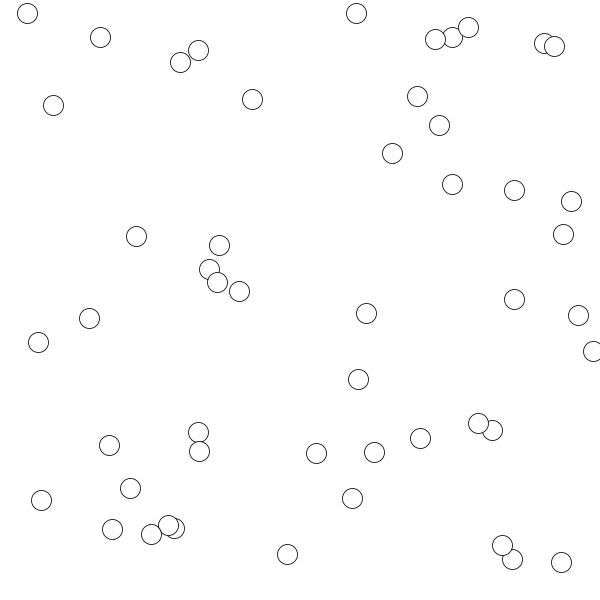
Frame 1 (no input)
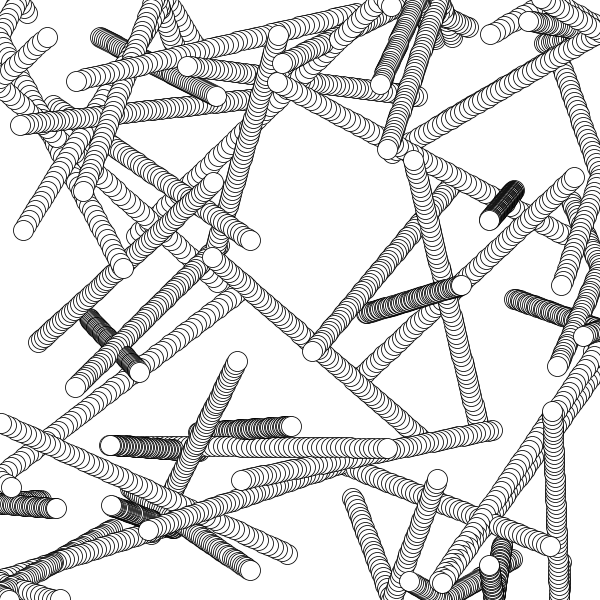
Frame 60 (the mouse pressed at the canvas centre just before this capture)
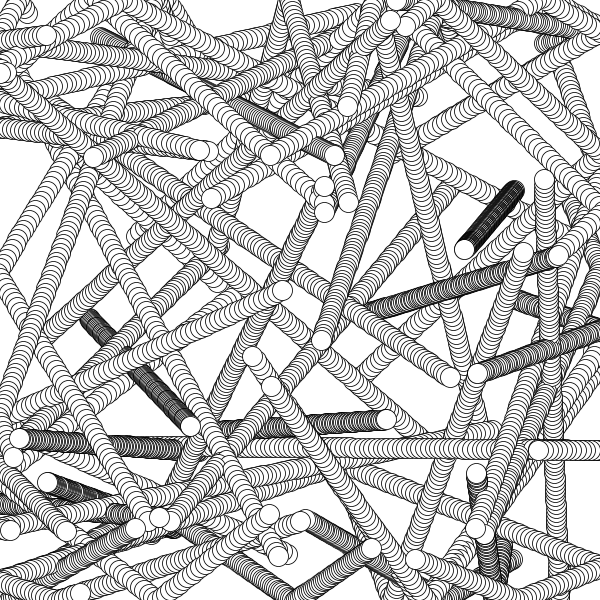
Frame 120 (the mouse held since frame 60 and released just before this capture)

The Processing sketch that drew these frames (run headless with seeded random() and noise(); from frame 60 on, the mouse is pressed at the canvas centre):

// Processing sketch: particles_00
// ── particles_00.pde
PS ps;

void setup() {
  size(600, 600);
  smooth();
  strokeWeight(0.8);
  ps = new PS(50);

  background(255);

}

void draw() {
  
  ps.run();
 
} 
// ── PS.pde
class PS {

  ArrayList<Particle> ps;
  int N;

  PS(int _N) {    
    N = _N;
    ps = new ArrayList<Particle>();
    
    for(int i = 0; i < N; i++){
      ps.add(new Particle());
    }
    
    
  }

  void run() {
    for(Particle p: ps){
      p.run();      
    }
  }
  
  
  
  
  
}
// ── Particle.pde
class Particle {

  PVector r;
  PVector v;
  PVector a;

  Particle() {

    r = new PVector(random(width), random(height));
    v = new PVector(random(-5, 5), random(-5, 5));
    a = new PVector(0, 0);
  }

  void run() {
    update();
    display();
  }

  void display() {

    ellipse(r.x, r.y, 20, 20);
  }

  void update() {
    collision();
    r.add(v);
    v.add(a);
  }

  void collision() {
    if (r.x <= 0 || r.x >= width) {
      v.x *= -1;
    }
    if (r.y <= 0 || r.y >= height) {
      v.y *= -1;
    }
  }
}
